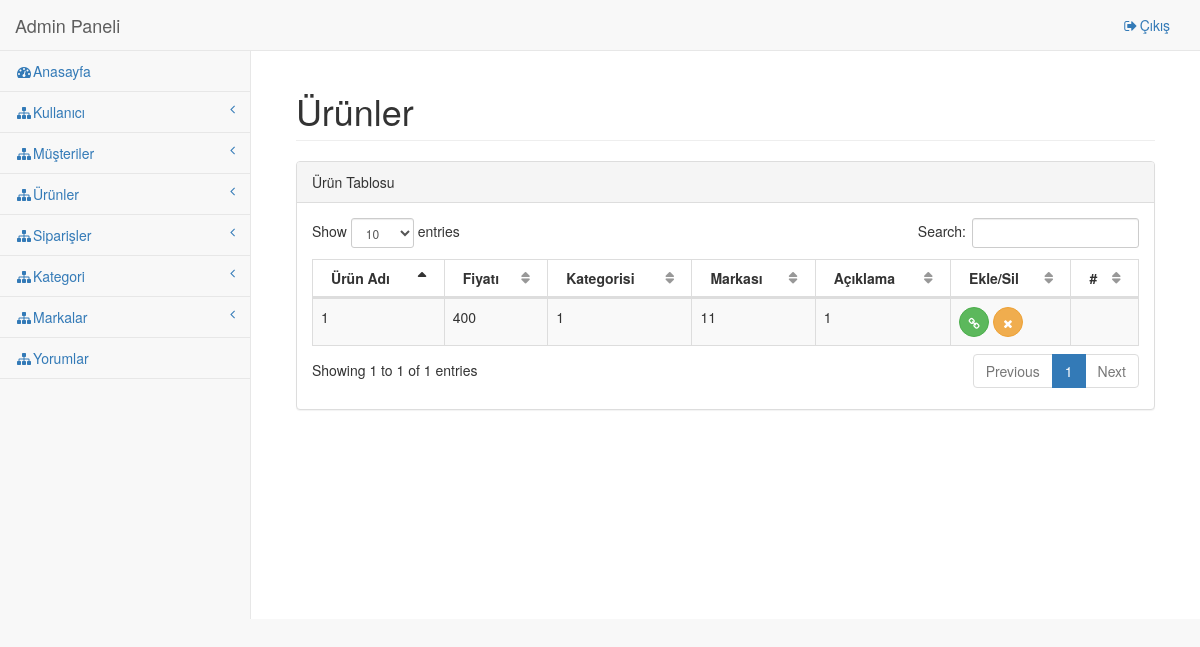
/adminpanel/page/product/list (signed in), run on the app's committed database.
### tables this page shows
CREATE TABLE `product` (
  `id` int(11) NOT NULL,
  `name` varchar(20) DEFAULT NULL,
  `price` int(11) DEFAULT NULL,
  `category_id` int(11) DEFAULT NULL,
  `brand_id` int(11) DEFAULT NULL,
  `sold` int(11) DEFAULT '0',
  `type` varchar(20) DEFAULT NULL,
  `image` text,
  `detail` varchar(101) DEFAULT NULL
);

CREATE TABLE `categories` (
  `id` int(11) NOT NULL,
  `name` varchar(20) DEFAULT NULL
);

CREATE TABLE `brands` (
  `id` int(11) NOT NULL,
  `name` varchar(10) DEFAULT NULL,
  `category_id` int(11) DEFAULT NULL
);

### application/controllers/Adminpanel.php (called while the page is built, shortened)
<?php
class AdminPanel extends CI_Controller {
	function __construct(){
		$this->load->database();
	}
	function page($folder, $file){
		$data['admins'] = $this->db->get('admin')->result();
		$data['customers'] = $this->db->get('users')->result();
		$data['products'] = $this->db->query("select product.id as id,detail,product.name as name, product.price as price, brands.name as brand,categories.name as category from product inner join brands on product.brand_id=brands.id inner join categories on categories.id=product.category_id")->result();
		$data['orders'] = $this->db->query("select users.name, total,orders.state as state from orders inner join users on users.id =orders.user_id")->result();
		$data['categories'] = $this->db->get('categories')->result();
		$data['comments'] = $this->db->get('comments')->result();
		$data['brands'] = $this->db->get('brands')->result();
		$this->load->view('panel/'.$folder.'/'.$file, $data);
	}
}

### index.php (called while the page is built, shortened)
<?php
require_once BASEPATH.'core/CodeIgniter.php';

### application/views/panel/product/list.php (the view, shortened to what this page needs)
 <link href="<?=site_url('vendor/bootstrap/css/bootstrap.min.css')?>" rel="stylesheet">
    <link href="<?=site_url('vendor/metisMenu/metisMenu.min.css')?>" rel="stylesheet">
    <link href="<?=site_url('vendor/datatables-plugins/dataTables.bootstrap.css')?>" rel="stylesheet">
    <link href="<?=site_url('vendor/datatables-responsive/dataTables.responsive.css')?>" rel="stylesheet">
    <link href="<?=site_url('dist/css/sb-admin-2.css')?>" rel="stylesheet">
  <link href="<?=site_url('vendor/font-awesome/css/font-awesome.min.css')?>" rel="stylesheet" type="text/css">
                <div class="row">
                    <div class="col-lg-12">
                        <h1 class="page-header">Ürünler</h1>
                    </div>
                </div>
            <div class="row">
                <div class="col-lg-12">
                    <div class="panel panel-default">
                        <div class="panel-heading">
                            Ürün Tablosu
                        </div>
                        <div class="panel-body">
                            <table width="100%" class="table table-striped table-bordered table-hover" id="dataTables-example">
                                <thead>
                                    <tr>
                                        <th>Ürün Adı</th>
                                        <th>Fiyatı</th>
                                        <th>Kategorisi</th>
                                        <th>Markası</th>
                                        <th>Açıklama</th>
                                        <th>Ekle/Sil</th>
                                        <th>#</th>
                                    </tr>
                                </thead>
                                <tbody>
                                    <?php foreach ($products as $product) :?>
                                    <tr class="gradeX">
                                        <td><?=$product->name?></td>
                                        <td><?=$product->price?></td>
                                        <td><?=$product->category?></td>
                                        <td><?=$product->brand?></td>
                                        <td><?=$product->detail?></td>
                                        <td><a href="<?=site_url('adminpanel/update/product/'.$product->id)?>" class="btn btn-success btn-circle"><i class="fa fa-link"></i></a>
                                            <?php if($_SESSION['admin']->level==1):?>
                                        <a onClick="del('product','product',<?=$product->id?>)" class="btn btn-warning btn-circle"><i class="fa fa-times"></i></a>
                                    <?php endif;?>
                                        <td>
                                    </tr>
                                <?php endforeach;?>
                                </tbody>
                            </table>
                        </div>
                    </div>
                </div>
            </div>
           </div>
    </body>
</html>

### data on the page
product: name "1", price "400", category.name "1", brand.name "11", detail "1"
